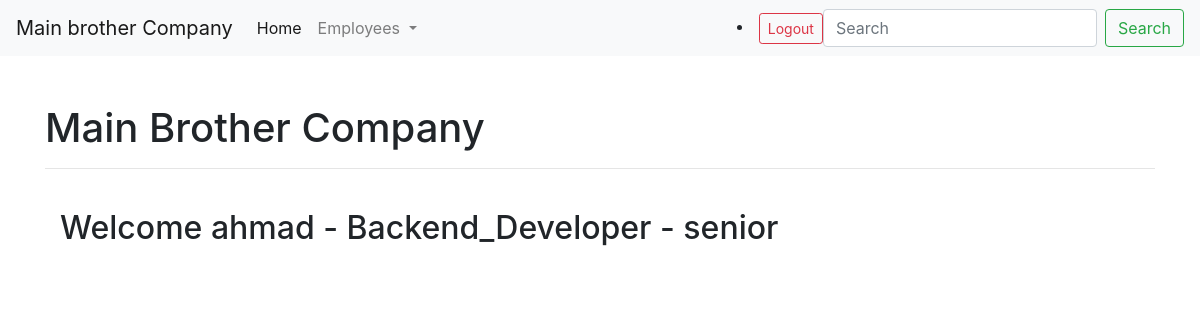
/empdetail (signed in), run on the app's committed database.
### empcrud/models.py (models this page shows, shortened)
class EmployeeDetail(models.Model):
    emp_user = models.OneToOneField(settings.AUTH_USER_MODEL,   on_delete=models.CASCADE , related_name='emp_detail')
    emp_id = models.AutoField(primary_key=True)
    Department_Choices = [
        ('Manager' , 'Manager'),
        ('Frontend_Developer' , 'Frontend_Developer'),
        ('Backend_Developer' , 'Backend_Developer'),
        ('Fullstack_Developer' , 'Fullstack_Developer'),
        ('Designer' , 'Designer'),
        ('QA' , 'QA'),
    ]
    GENDER_CHOICES = [
        ('M', 'Male'),
        ('F', 'Female'),
        ('O', 'Other'),
    ]
    Employee_Choices = [
        ('intern' , 'intern'),
        ('junior' , 'junior'),
        ('Associate' , 'Associate'),
        ('senior' , 'senior'),
        ('lead' , 'lead'),
        ('manager' , 'manager'),
    ]
    emp_address = models.TextField(max_length=300 , null=False , blank=False)
    emp_gender = models.CharField(max_length=1, choices=GENDER_CHOICES)
    emp_department = models.CharField(choices=Department_Choices ,   max_length=20)
    emp_position = models.CharField(choices=Employee_Choices , null=False , blank=False)
    emp_hire_date = models.DateField(null=False , blank=False)
    created_at = models.DateTimeField(auto_now_add=True)
    class Meta:
        ordering = ['-created_at']
        verbose_name = 'Employee Detail'
        verbose_name_plural = 'Employee Details'

class User(PermissionsMixin,AbstractBaseUser):
    username = models.CharField(max_length=150, unique=True)
    email = models.EmailField(max_length=100, unique=True, null=False, blank=False)
    Phone_number = models.CharField(max_length=15 , null=True , blank=True)
    role = models.CharField(max_length=20, default='employee')
    is_active = models.BooleanField(default=True)
    is_verified = models.BooleanField(default=False)
    is_staff = models.BooleanField(default=False)
    objects = UserManager()
    USERNAME_FIELD = 'email'
    REQUIRED_FIELDS = ['username', 'Phone_number']

### empcrud/views.py (the view)
# urls.py: path('empdetail' , empdetail , name = 'empdetail'),
@login_required
def empdetail(request):
    form = EmployeeForm()
    detail = EmployeeDetail.objects.filter(emp_user = request.user)
    try:
        employee = EmployeeDetail.objects.select_related('emp_user').get(emp_user = request.user)
    except EmployeeDetail.DoesNotExist:
        raise ValueError('employee doesnot exit')
    context = {
        'employee' : employee,
    }
    return render(request, 'employe.html', context)

### empcrud/templates/employe.html (shortened to what this page needs)
{% extends 'base.html' %}
{% block content %}
<div class="container">
    <div class="row">
        <div class="col-md-12">
            {% if employee %}
            <h2 class="mt-4">Welcome {{ employee.emp_user.username }} - {{ employee.emp_department }} - {{ employee.emp_position }}</h2>
            {% else %}
            <h2 class="mt-4">Welcome {{request.user.username}} - No employee record found</h2>
            {% endif %}
        </div>
    </div>
</div>
{% endblock %}

### data on the page
EmployeeDetail: emp_user.username "ahmad", emp_department "Backend_Developer", emp_position "senior"
